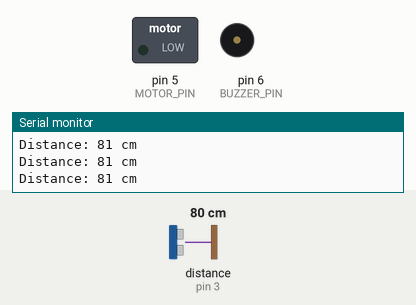
Recording of a sketch running on a simulated Arduino Uno, built with avr-gcc and run on an emulated ATmega328P. On the bench: switched loads named in the sketch (green lamp = pin HIGH), buzzer (waves = sounding), the last lines printed to the serial monitor. The test bench sets the inputs (shaded band); at power-on: distance to the obstacle (sensor on pin 3) 80 cm. The echo pulse lasts 58.3 µs per cm.

Above: at 1.6 s.
1.7 s: distance to the obstacle (sensor on pin 3) set to 53 cm
3.2 s: distance to the obstacle (sensor on pin 3) set to 45 cm
At 4.1 s:
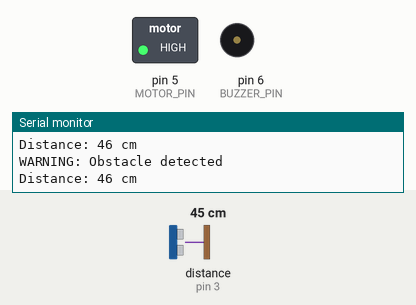
4.7 s: distance to the obstacle (sensor on pin 3) set to 23 cm
6.2 s: distance to the obstacle (sensor on pin 3) set to 19 cm
At 7.4 s:
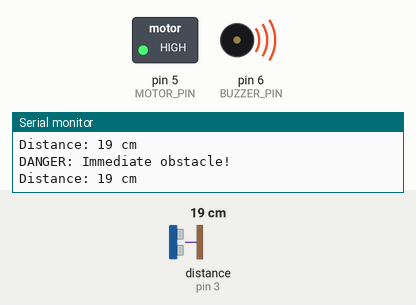
7.7 s: distance to the obstacle (sensor on pin 3) set to 35 cm
At 8.8 s:
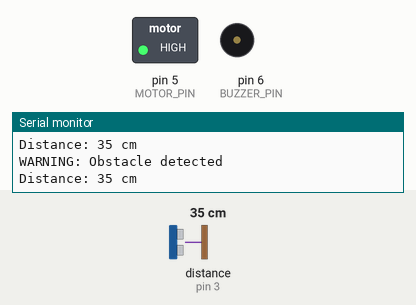
9.2 s: distance to the obstacle (sensor on pin 3) set to 2 cm
At 9.9 s:
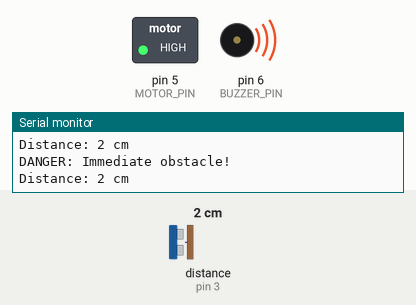
Timing chart, 0 to 11.7 s (numbered marks = the images above; inputs shaded):
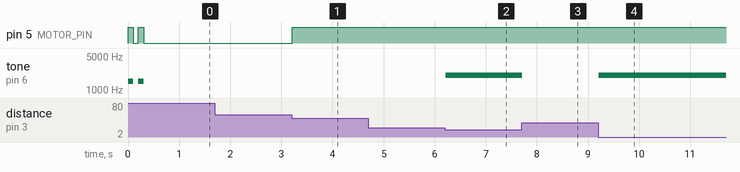

Measured:
- the behaviour switches between 50 and 49 cm on distance to the obstacle (sensor on pin 3) (found by bisection; images 0 and 1)
- the behaviour switches between 21 and 20 cm on distance to the obstacle (sensor on pin 3) (found by bisection; images 1 and 2)
- after the input at 3.2 s, pin 5 (MOTOR_PIN): LOW → HIGH at once
- after the input at 6.2 s, tone on pin 6 (BUZZER_PIN): silent → 2000 Hz at once
- after the input at 7.7 s, tone on pin 6 (BUZZER_PIN): 2000 Hz → silent at once
- after the input at 9.2 s, tone on pin 6 (BUZZER_PIN): silent → 2000 Hz at once

The sketch:

main.ino
```cpp
/*
 * Pathfinder V1 - Navigation Assistant for Visually Impaired
 *
 * Created by Team VYSE at TinkerHub TinyML Hackathon 2024
 * Team Members:
 * - Muzammil Latheef Seedi
 * - Jeevan Joseph
 * - Mizhab A S
 * - Muhammed Irfan Nazar
 *
 * Repository created: 2025-04-22
 */

#include <NewPing.h>

// Uncomment if you have access to Edge Impulse library
// #include <EdgeImpulse-Arduino-SDK.h>
// #include "ei-pathfinder-project-arduino-1.0.0/src/edge-impulse-sdk/classifier/ei_run_classifier.h"

//========== PIN DEFINITIONS ==========
#define TRIGGER_PIN   2    // Ultrasonic sensor trigger pin
#define ECHO_PIN      3    // Ultrasonic sensor echo pin
#define MOTOR_PIN     5    // Vibration motor control pin
#define BUZZER_PIN    6    // Buzzer control pin

//========== CONSTANTS ==========
#define MAX_DISTANCE      200   // Maximum distance in cm
#define OBSTACLE_DISTANCE  50   // Distance (in cm) to consider as an obstacle
#define DANGER_DISTANCE    20   // Distance (in cm) for immediate alert
#define DETECTION_INTERVAL 50   // Time between distance measurements (ms)
#define FEEDBACK_INTERVAL 100   // Time between feedback updates (ms)

//========== GLOBAL VARIABLES ==========
unsigned long lastDetectionTime = 0;    // Timestamp of last distance detection
unsigned long lastFeedbackTime = 0;     // Timestamp of last feedback update
unsigned int currentDistance = 0;       // Current measured distance
bool isObstacleDetected = false;        // Flag for obstacle detection status
bool isDangerDetected = false;          // Flag for immediate danger detection

// Initialize ultrasonic sensor
NewPing sonar(TRIGGER_PIN, ECHO_PIN, MAX_DISTANCE);

//========== SETUP FUNCTION ==========
void setup() {
  // Initialize serial communication for debugging
  Serial.begin(115200);

  // Wait for serial to connect, but timeout after 5 seconds
  unsigned long startTime = millis();
  while (!Serial && (millis() - startTime < 5000));

  Serial.println("=================================");
  Serial.println("  Pathfinder V1 - Initializing  ");
  Serial.println("=================================");

  // Initialize output pins
  pinMode(MOTOR_PIN, OUTPUT);
  pinMode(BUZZER_PIN, OUTPUT);

  // Initialize with feedback to indicate startup
  quickStartupSequence();

  // Initialize Edge Impulse (if available)
  // if (ei_init() == false) {
  //   Serial.println("Failed to initialize Edge Impulse");
  // } else {
  //   Serial.println("Edge Impulse initialized successfully");
  // }

  Serial.println("Pathfinder V1 - Ready to assist!");
  Serial.println("=================================");
}

//========== MAIN LOOP ==========
void loop() {
  // Measure distance at regular intervals
  if (millis() - lastDetectionTime >= DETECTION_INTERVAL) {
    lastDetectionTime = millis();
    measureDistance();
  }

  // Update feedback at regular intervals
  if (millis() - lastFeedbackTime >= FEEDBACK_INTERVAL) {
    lastFeedbackTime = millis();
    updateFeedback();

    // Optional: Run object detection
    // if available and if an obstacle is detected
    // if (isObstacleDetected) {
    //   runObjectDetection();
    // }
  }
}

//========== HELPER FUNCTIONS ==========

// Function to measure distance using ultrasonic sensor
void measureDistance() {
  // Get distance in centimeters
  currentDistance = sonar.ping_cm();

  // Check if reading is valid (0 means out of range)
  if (currentDistance > 0) {
    // Update detection flags based on distance
    isDangerDetected = (currentDistance <= DANGER_DISTANCE);
    isObstacleDetected = (currentDistance <= OBSTACLE_DISTANCE);

    // Print distance for debugging
    Serial.print("Distance: ");
    Serial.print(currentDistance);
    Serial.println(" cm");
  } else {
    // No valid reading, assume clear path
    isDangerDetected = false;
    isObstacleDetected = false;

    Serial.println("No obstacle detected (out of range)");
  }
}

// Function to update all feedback mechanisms
void updateFeedback() {
  if (isDangerDetected) {
    // Immediate danger - strong alert
    Serial.println("DANGER: Immediate obstacle!");
    activateBuzzer(true);
    activateVibration(true);
  }
  else if (isObstacleDetected) {
    // Obstacle detected - moderate alert
    Serial.println("WARNING: Obstacle detected");
    activateBuzzer(false);
    activateVibration(true);
  }
  else {
    // Clear path
    activateBuzzer(false);
    activateVibration(false);
  }
}

// Function to control buzzer
void activateBuzzer(bool isUrgent) {
  if (isUrgent) {
    // Urgent alert - high-pitched tone
    tone(BUZZER_PIN, 2000, 100);
  } else {
    // Turn off buzzer
    noTone(BUZZER_PIN);
  }
}

// Function to control vibration motor
void activateVibration(bool isActive) {
  digitalWrite(MOTOR_PIN, isActive ? HIGH : LOW);
}

// Quick startup sequence to indicate device is turning on
void quickStartupSequence() {
  // Two short buzzes and vibrations to indicate startup
  for (int i = 0; i < 2; i++) {
    tone(BUZZER_PIN, 1500, 100);
    digitalWrite(MOTOR_PIN, HIGH);
    delay(100);
    noTone(BUZZER_PIN);
    digitalWrite(MOTOR_PIN, LOW);
    delay(100);
  }
}

/*
// Placeholder for object detection using Edge Impulse
void runObjectDetection() {
  Serial.println("Running object detection...");

  // Placeholder for image capture code
  // signal_t signal;
  // camera_capture(&signal);

  // Run the classifier
  // ei_impulse_result_t result;
  // EI_IMPULSE_ERROR err = run_classifier(&signal, &result, false);

  // Process and use the results
  // if (err == EI_IMPULSE_OK) {
  //   // Find prediction with highest confidence
  //   float maxConfidence = 0;
  //   size_t maxIndex = 0;
  //
  //   for (size_t i = 0; i < EI_CLASSIFIER_LABEL_COUNT; i++) {
  //     if (result.classification[i].value > maxConfidence) {
  //       maxConfidence = result.classification[i].value;
  //       maxIndex = i;
  //     }
  //   }
  //
  //   // If confidence is high enough, provide feedback
  //   if (maxConfidence > 0.7) {
  //     const char* objectName = result.classification[maxIndex].label;
  //     Serial.print("Detected: ");
  //     Serial.print(objectName);
  //     Serial.print(" (");
  //     Serial.print(maxConfidence * 100);
  //     Serial.println("%)");
  //
  //     // Provide specific feedback based on detected object
  //     provideFeedbackForObject(objectName);
  //   }
  // }
}

// Provide specific feedback based on detected object
void provideFeedbackForObject(const char* objectName) {
  // Different feedback patterns could be implemented here
  // based on the type of object detected

  // Example:
  // if (strcmp(objectName, "stairs") == 0) {
  //   // Special pattern for stairs - alternating vibration
  //   alternatingVibrationPattern();
  // }
  // else if (strcmp(objectName, "door") == 0) {
  //   // Special pattern for doors - double buzz
  //   doubleBuzzPattern();
  // }
}
*/
```
